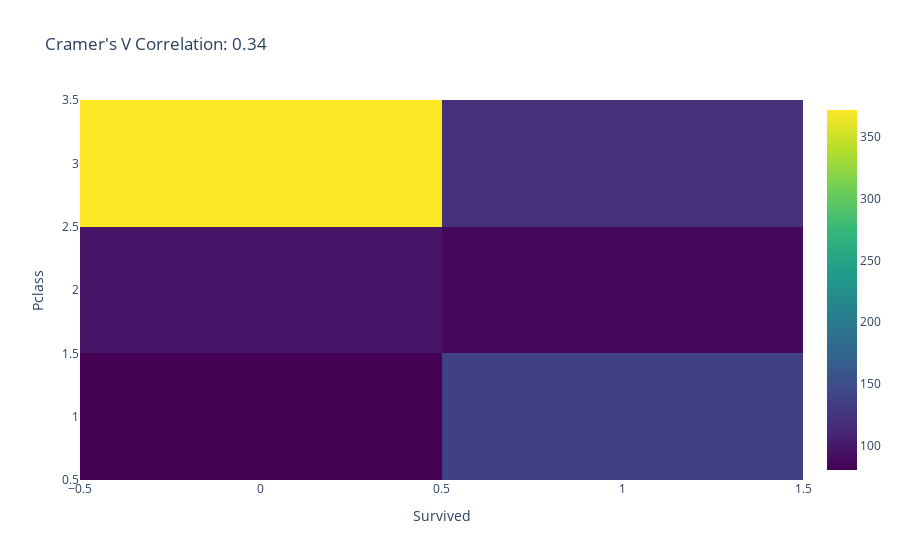

Source (notebook cell):
### Markdown cell above
### Python Code Example:

### Code cell
import seaborn as sns
import matplotlib.pyplot as plt
import pandas as pd
import numpy as np
import plotly.graph_objects as go
from scipy.stats import chi2_contingency

# Load the Titanic dataset
titanic = sns.load_dataset('titanic')

# Create a cross-tabulation
cross_tab = pd.crosstab(titanic['pclass'], titanic['survived'])

# Calculate Cramer's V correlation
def cramers_v(correlation_matrix):
    chi2 = chi2_contingency(correlation_matrix)[0]
    n = correlation_matrix.sum().sum()
    phi2 = chi2 / n
    r, k = correlation_matrix.shape
    phi2corr = max(0, phi2 - ((k - 1) * (r - 1)) / (n - 1))
    rcorr = r - ((r - 1)**2) / (n - 1)
    kcorr = k - ((k - 1)**2) / (n - 1)
    return np.sqrt(phi2corr / min((kcorr - 1), (rcorr - 1)))

correlation_coefficient = cramers_v(cross_tab)

# Heatmap to visualize the relationship between the categorical variables
fig = go.Figure(data=go.Heatmap(z=cross_tab.values, x=cross_tab.columns, y=cross_tab.index,
                                colorscale='Viridis'))

fig.update_layout(title=f"Cramer's V Correlation: {correlation_coefficient:.2f}",
                  xaxis_title='Survived',
                  yaxis_title='Pclass')

fig.show()

### Figure 1 — Plotly figure (JSON) as saved in the notebook; plotly's stock layout.template omitted (floating-point values rounded to 4 significant figures)
{"data": [{"colorscale": [[0, "#440154"], [0.1111, "#482878"], [0.2222, "#3e4989"], [0.3333, "#31688e"], [0.4444, "#26828e"], [0.5556, "#1f9e89"], [0.6667, "#35b779"], [0.7778, "#6ece58"], [0.8889, "#b5de2b"], [1, "#fde725"]], "type": "heatmap", "x": [0, 1], "y": [1, 2, 3], "z": [[80, 136], [97, 87], [372, 119]]}], "layout": {"title": {"text": "Cramer's V Correlation: 0.34"}, "xaxis": {"title": {"text": "Survived"}}, "yaxis": {"title": {"text": "Pclass"}}}}
